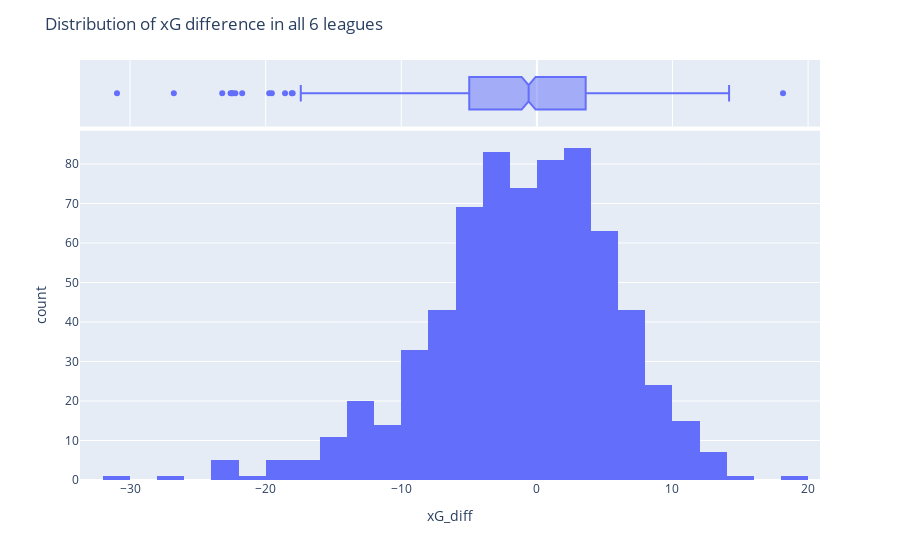

Notebook cell for this chart:
### Markdown cell above
xG_diff is similar metric to the xG, but from actual goals scored you subtract xG. So if you have xG Diff +3, it means that you 3 goals more than you were expected.

### Code cell
fig = px.histogram(df_understat, 'xG_diff', marginal="box")
fig.update_layout(title_text="Distribution of xG difference in all 6 leagues")
fig.show()

### Figure 1 — Plotly figure (JSON) as saved in the notebook; plotly's stock layout.template omitted (floating-point values rounded to 4 significant figures; data arrays with more than 128 entries replaced by an {"elided": "..."} marker saying what was removed)
{"data": [{"alignmentgroup": "True", "bingroup": "x", "hovertemplate": "xG_diff=%{x}<br>count=%{y}<extra></extra>", "legendgroup": "", "marker": {"color": "#636efa", "pattern": {"shape": ""}}, "name": "", "offsetgroup": "", "orientation": "v", "showlegend": false, "type": "histogram", "x": {"elided": "684 float values"}, "xaxis": "x", "yaxis": "y"}, {"alignmentgroup": "True", "hovertemplate": "xG_diff=%{x}<extra></extra>", "legendgroup": "", "marker": {"color": "#636efa"}, "name": "", "notched": true, "offsetgroup": "", "showlegend": false, "type": "box", "x": {"elided": "684 float values"}, "xaxis": "x2", "yaxis": "y2"}], "layout": {"barmode": "relative", "legend": {"tracegroupgap": 0}, "margin": {"t": 60}, "title": {"text": "Distribution of xG difference in all 6 leagues"}, "xaxis": {"anchor": "y", "domain": [0, 1], "title": {"text": "xG_diff"}}, "xaxis2": {"anchor": "y2", "domain": [0, 1], "matches": "x", "showgrid": true, "showticklabels": false}, "yaxis": {"anchor": "x", "domain": [0, 0.8316], "title": {"text": "count"}}, "yaxis2": {"anchor": "x2", "domain": [0.8416, 1], "matches": "y2", "showgrid": false, "showline": false, "showticklabels": false, "ticks": ""}}}
